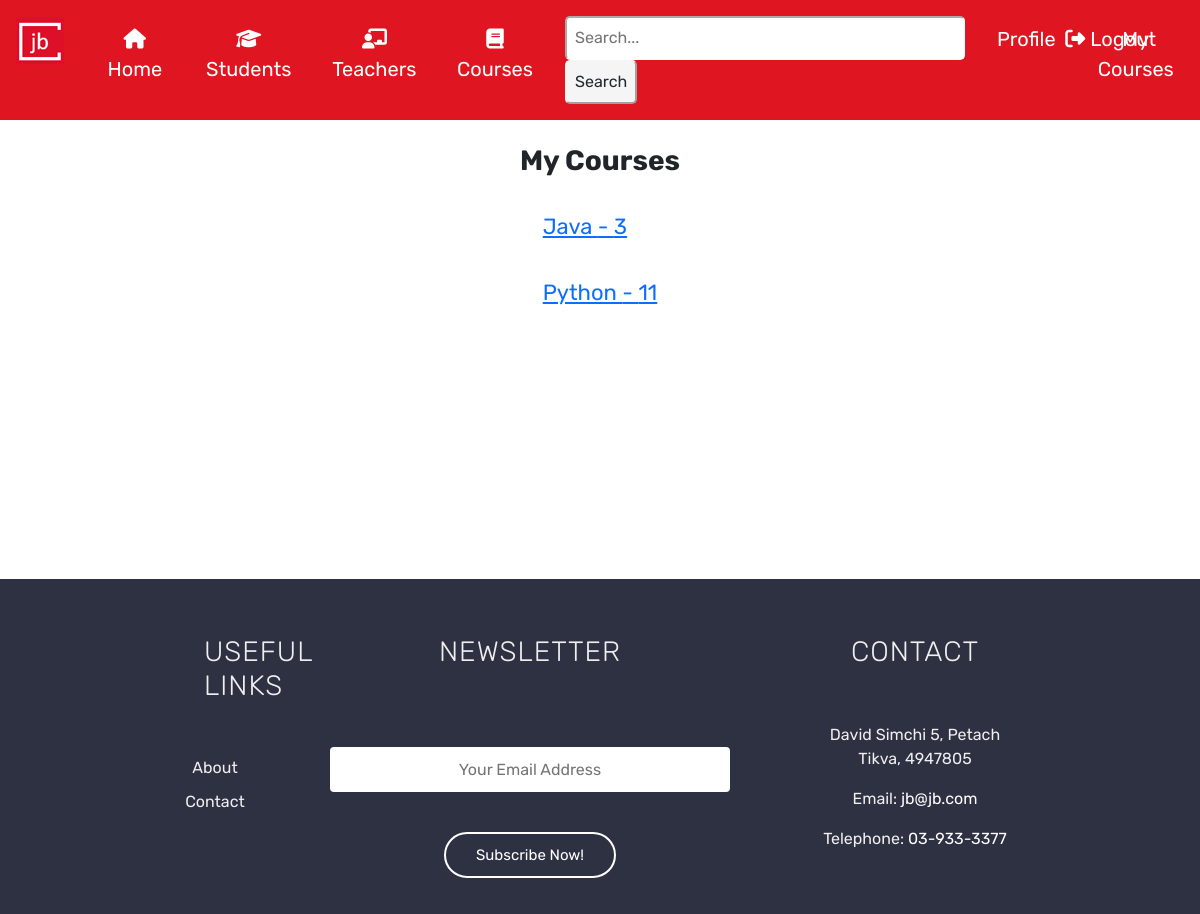
/my_courses (signed in), run on the app's committed database.
### tables this page shows
CREATE TABLE active_courses (
            active_course_id          INTEGER     PRIMARY KEY
          , course_id                 INTEGER     NOT NULL
          , teacher_id                INTEGER     NOT NULL
          , start_date                DATE        NOT NULL
          , end_date                  DATE        NOT NULL
          , FOREIGN KEY (course_id)   REFERENCES courses (course_id)
          , FOREIGN KEY (teacher_id)  REFERENCES teachers (teacher_id)
        );

CREATE TABLE courses (
            course_id                 INTEGER     PRIMARY KEY
          , name                      TEXT        NOT NULL        UNIQUE
          , desc                      TEXT        NOT NULL
          , image                     TEXT        
          , syllabus                  TEXT        
        );

### app.py (the view)
@app.route('/my_courses')
def my_courses():
    user_id = session['user_id']
    students = execute_query(f"""
    SELECT student_id, name
    FROM students
    WHERE user_id = {user_id}
    """)
    active_courses = execute_query(f"""
    SELECT active_courses.active_course_id
         , courses.name
    FROM active_courses
    JOIN courses ON active_courses.course_id = courses.course_id
    JOIN students_courses ON active_courses.active_course_id = students_courses.active_course_id
    JOIN students ON students_courses.student_id = students.student_id
    WHERE students.student_id = {students[0][0]}
    """)
    return render_template("my_courses.html", active_courses=active_courses)

### app.py (called while the page is built)
@app.before_request
def auth():
    path_teacher_list = ['/teacher_panel']
    if "role" not in session.keys():
        session["username"]='anonymous'
        session["role"]='anonymous'
    if session["role"] != 'Admin':
        if 'admin' in request.full_path:
            return abort(403)
    if session["role"] != 'Teacher':
        if any(route in request.full_path for route in path_teacher_list):
            return abort(403)

### setup_db.py (called while the page is built)
def execute_query(schema):
    cur.execute(schema)
    conn.commit()
    return cur.fetchall()

### templates/my_courses.html (shortened to what this page needs)
{% extends "base.html" %}
{% block content %}
<div style="display: flex; justify-content: center;">
    <h3>My Courses</h3>
</div>
<div style="display: grid; justify-content: center; font-size: 22px; padding-bottom: 5vh;">
    {% for course in active_courses %}
    <a href="{{ url_for('course_details', active_course_id=course[0]) }}">{{ course[1] }} - {{ course[0] }}</a><br>
    {% endfor %}
</div>
{% endblock %}

### static/css/style.css (style rules this page uses)
* { font-family: 'Rubik'; }
h3 { padding: 3vh; text-align: center; font-weight: 700; }

### data on the page
active_courses: name "Java", active_course_id "3"
active_courses: name "Python", active_course_id "11"
